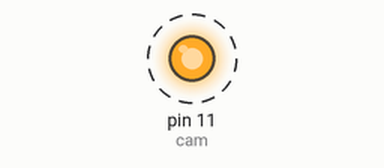
Simulated run of this sketch. Board: Arduino Uno, built with avr-gcc and run on an emulated ATmega328P. Shown: output pins drawn as LEDs (lit = HIGH). Dashed ring = blinking.

Above: at 0.5 s.
Timing chart, 0 to 3.0 s (numbered marks = the images above):
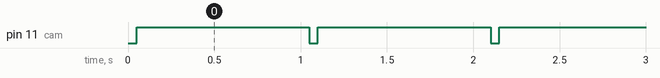

The sketch:

camera.ino
```cpp
int cam = 11;

void setup() {
  pinMode(cam, OUTPUT);
  digitalWrite(cam, HIGH);
}

void loop() {
  digitalWrite(cam, LOW);
  delay(50);
  digitalWrite(cam, HIGH);
  delay(1000);

}
```

Measured:
- by itself, pin 11 (cam): alternates HIGH for 1.0 s and LOW for 0.05 s
